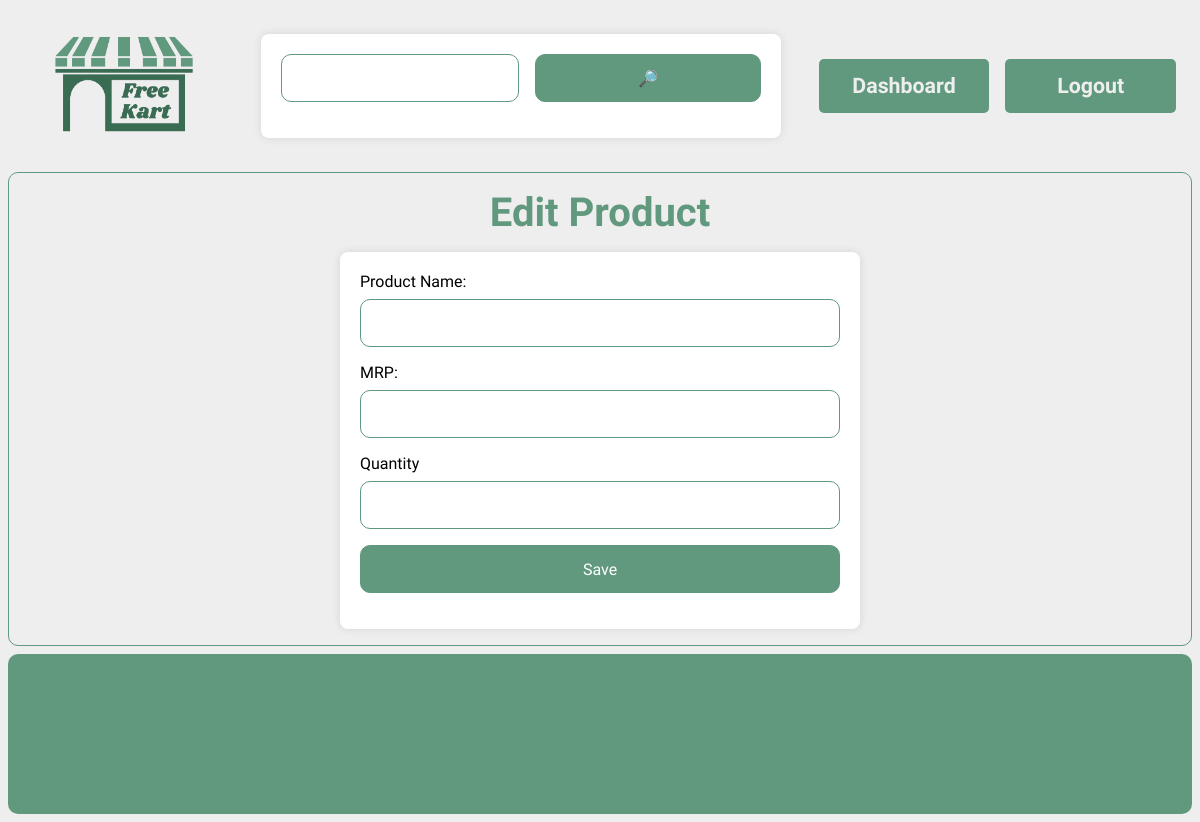
Before: /dashboard/edit/2 (signed in) with the older database file.
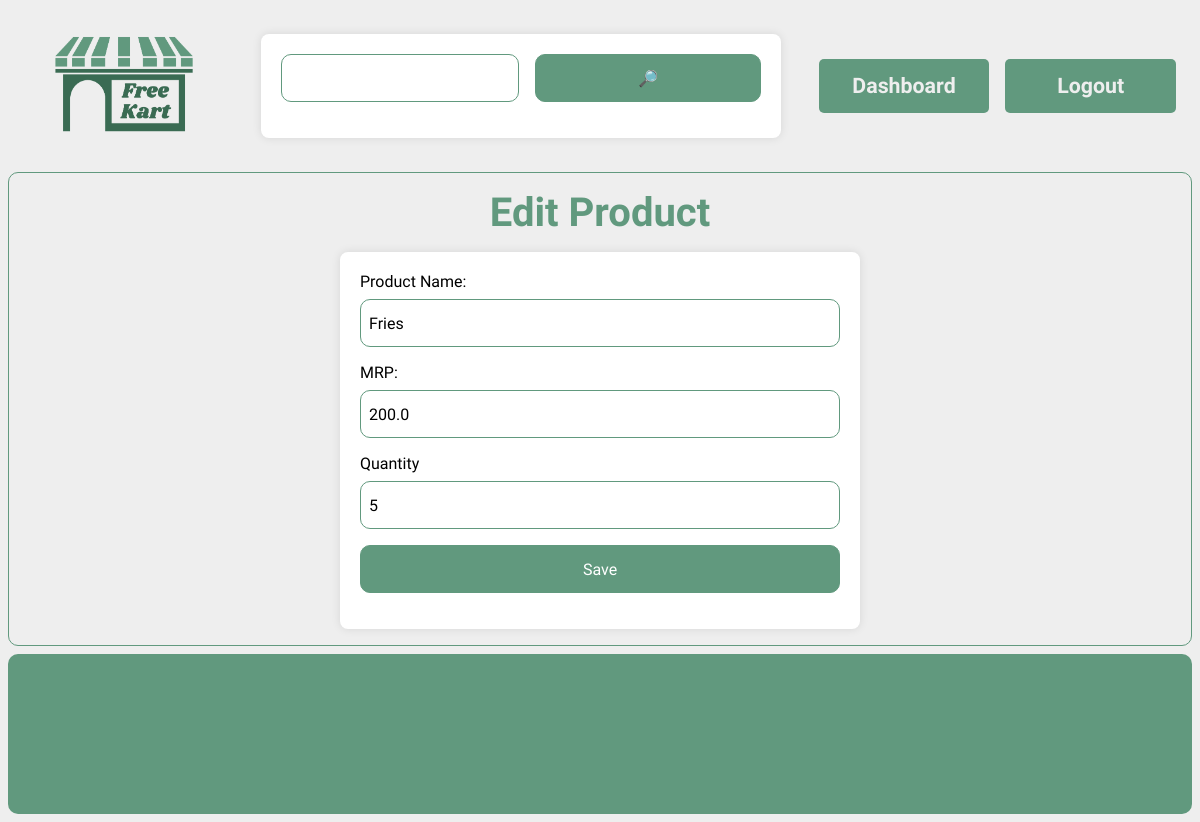
After: the same page with the newer database file.
### models.py (models this page shows, shortened)
class Product(db.Model):
    __tablename__ = "products"
    id = db.Column(db.Integer, primary_key=True, autoincrement=True)
    expiry = db.Column(db.DateTime, nullable=False)
    pic = db.Column(db.String(50), nullable=False, default="")
    name = db.Column(db.String(50), nullable=False)
    quantity = db.Column(db.Integer, nullable=False)
    price = db.Column(db.Float, nullable=False)
    category = db.Column(db.String(25), nullable=False)
    seller_id = db.Column(db.Integer, db.ForeignKey('sellers.id'), nullable=False)

### routes/core.py (the view)
@core.route("/dashboard/edit/<int:id>")
def edit_product(id):
    seller = auth_seller()
    if not seller:
        return '',404
    product = Product.query.get(id)
    return render_template("edit.html", seller=seller, product=product)

### routes/core.py (called while the page is built)
def auth_seller():
    if 'user_id' not in session or 'type' not in session or session['type'] != 'seller':
        return None
    seller = Seller.query.get(session['user_id'])
    if not seller:
        return None
    return seller

### templates/edit.html (shortened to what this page needs)
{% extends "base.html" %}
{% block head %}
<link rel="stylesheet" href="{{
    url_for('static', filename = 'css/add.css')
}}">
{% endblock %}
{% block content %}
    <div class="display">
        <div class="heading">
           Edit Product
        </div>
        <div class="products">
          <form action="/submit" id="addForm" enctype="multipart/form-data">
              <label for="productName">Product Name:</label>
              <input type="text" value="{{ product.name }}" id="productName" name="name" required><br>
              <label for="mrp">MRP:</label>
      <input type="number" id="mrp" value="{{ product.price }}" name="price" required><br>
              <label for="quantity">Quantity</label>
      <input type="number" id="quantity" value="{{product.quantity}}" name="quantity" required><br>
              <input type="submit" value="Save">
          </form>
        </div>
    </div>
{% endblock %}

Changed rows visible on the page:
added Product: name "Fries", price "200.0", quantity "5"
